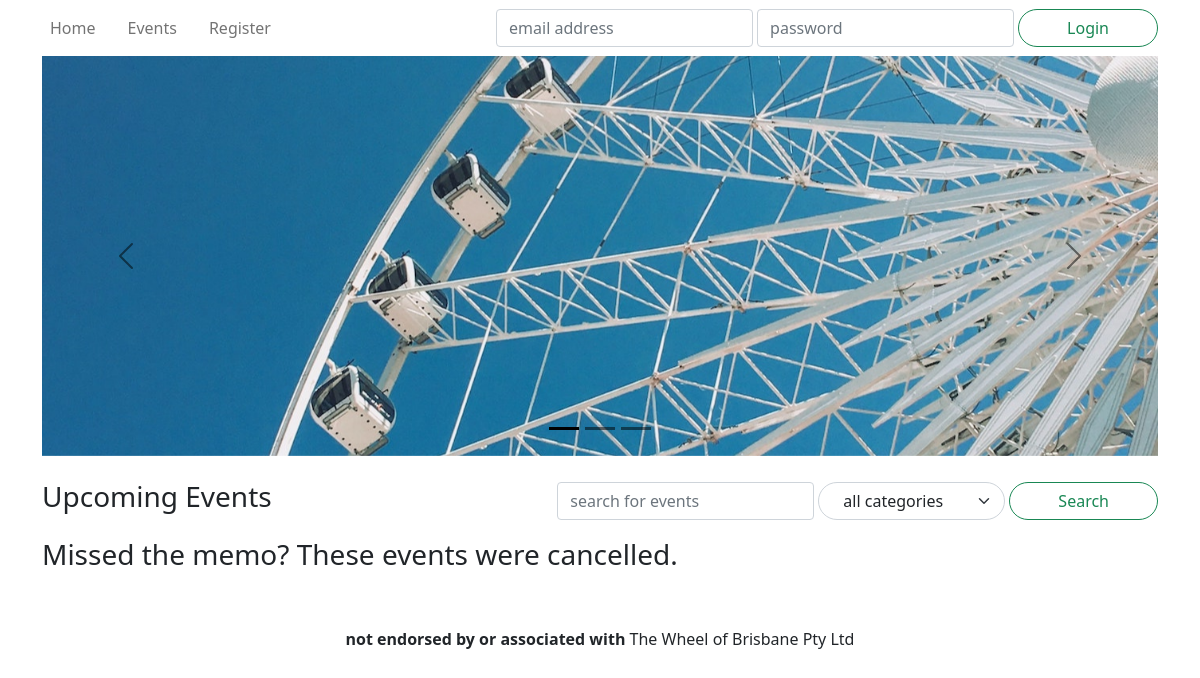
The app's page /, older data.
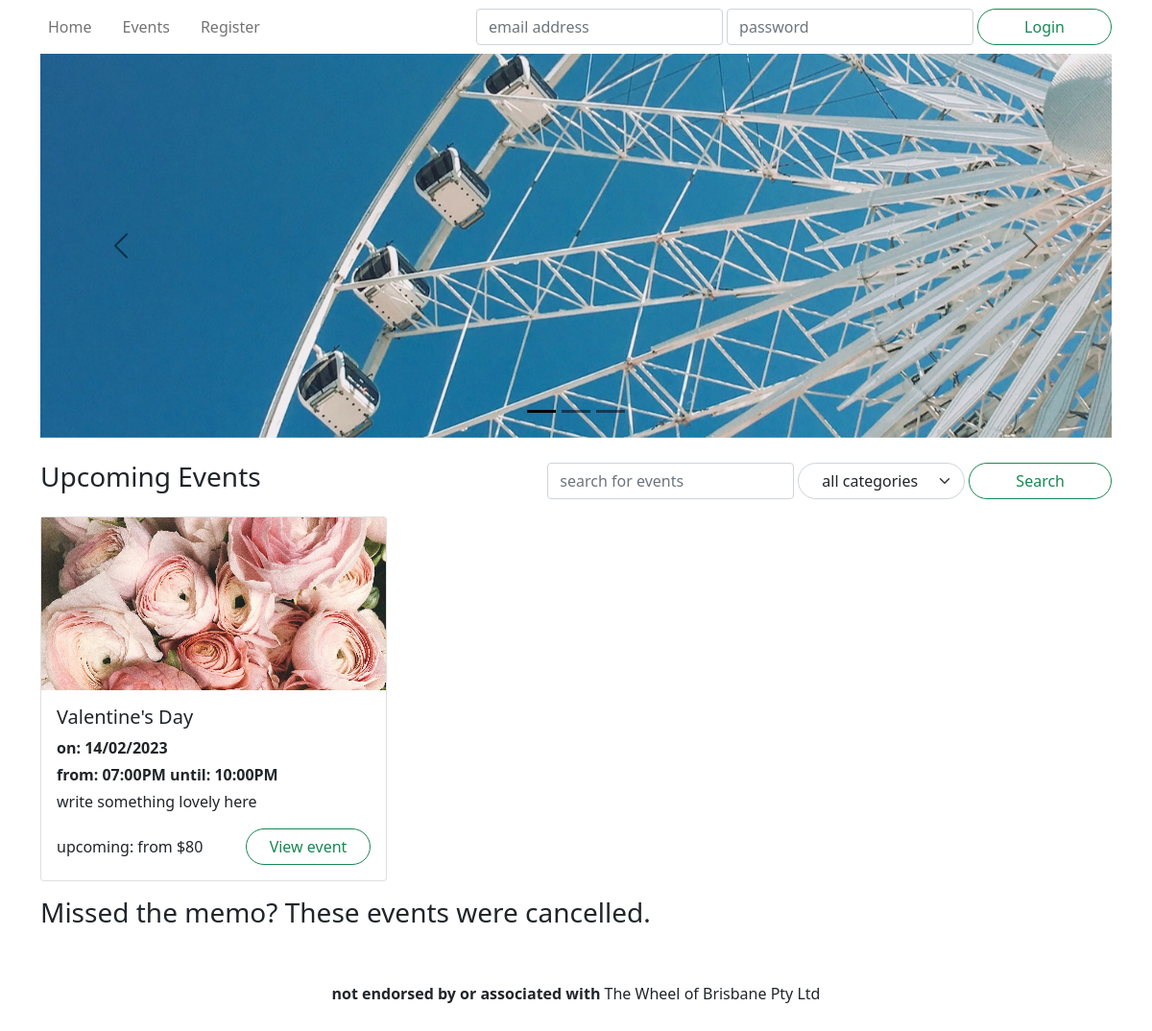
The same page, newer data.
### wheel/models.py (models this page shows, shortened)
class Event(db.Model):
    __tablename__ = 'events'
    id = db.Column(db.Integer, primary_key=True)
    name = db.Column(db.String(255), nullable=False)
    description = db.Column(db.Text)
    category = db.Column(db.String(40))
    status = db.Column(db.Enum('upcoming', 'inactive', 'cancelled', 'booked out'), nullable=False)
    image = db.Column(db.String(255))
    reviews = db.relationship('Review', backref='event')
    tickets = db.relationship('Ticket', backref='event')
    @staticmethod
    def getAllByStatus(status, limit=None):
        return Event.query.\
            join( Ticket ).\
            filter( Ticket.datetime > datetime.now() ).\
            filter( Event.status == status ).\
            group_by( Event.id ).\
            order_by( Ticket.datetime ).\
            limit( limit ).\
            all()
    @staticmethod
    def getAllCategories():
        return [event.category for event in Event.query.group_by('category').all()]
    def getFutureTickets(self):
        return list( filter( lambda ticket: ticket.datetime > datetime.now(), self.tickets ) )
    def getTicketsRange(self):
        tickets = self.getFutureTickets()
        numberOfTickets = len(tickets)
        if numberOfTickets == 0:
            return [numberOfTickets, None, None]
        min_ticket = reduce( lambda x, y: min(x, y, key=lambda ticket: ticket.datetime), tickets )
        max_ticket = reduce( lambda x, y: max(x, y, key=lambda ticket: ticket.datetime), tickets )
        return [numberOfTickets, min_ticket, max_ticket]
    def printTicketsDateRange(self):
        numberOftickets, min_ticket, max_ticket = self.getTicketsRange()
        if numberOftickets == 0:
            return ""
        min = min_ticket.datetime.strftime("%d/%m/%Y")
        max = max_ticket.datetime.strftime("%d/%m/%Y")
        if min == max:
            return f"on: {min}"
        return f"from: {min} until: {max}"
    def printTicketsTimeRange(self):
        numberOftickets, min_ticket, max_ticket = self.getTicketsRange()
        if numberOftickets == 0:
            return ""
        min = min_ticket.datetime.strftime("%I:%M%p")
        max = max_ticket.datetime.strftime("%I:%M%p")
        if numberOftickets == 1:
            return f"at: {min}"
        if numberOftickets == 2:
            return f"at: {min} and: {max}"
        return f"from: {min} until: {max}"
    def getTicketsPriceFrom(self):
        tickets = self.getFutureTickets()
        if len(tickets) == 0:
            return ""
        ticket = reduce( lambda x, y: min(x, y, key=lambda ticket: ticket.price), tickets )
        return f"from ${ticket.price}"
    def getStatusColour(self):
        return {
            'upcoming': 'success',
            'inactive': 'secondary',
            'booked out': 'secondary',
            'cancelled': 'danger'
        }[self.status]

class Ticket(db.Model):
    __tablename__ = 'tickets'
    id = db.Column(db.Integer, primary_key=True)
    datetime = db.Column(db.DateTime, nullable=False)
    price = db.Column(db.Integer, nullable=False)
    remaining = db.Column(db.Integer, nullable=False)
    event_id = db.Column(db.Integer, db.ForeignKey('events.id'))

### wheel/controllers/index.py (the view)
@index.route('/')
def get():
    upcoming = Event.getAllByStatus('upcoming', 3)
    cancelled = Event.getAllByStatus('cancelled', 3)
    form = SearchForm()
    form.category.choices = [("all", "all categories"), *[(category, category) for category in Event.getAllCategories()]]
    return render_template('index.html', upcoming=upcoming, cancelled=cancelled, form=form)

### wheel/forms.py
class SearchForm(FlaskForm):
    search = StringField('Search')
    category = SelectField('Category')

### wheel/templates/index.html (shortened to what this page needs)
{% extends 'base.html' %}
{% block hero %}
<div id="hero" class="carousel carousel-dark slide" data-bs-ride="carousel">
    <div class="carousel-indicators">
        <button type="button" class="active"
                data-bs-target="#hero" data-bs-slide-to="0"></button>
        <button type="button"
                data-bs-target="#hero" data-bs-slide-to="1"></button>
        <button type="button"
                data-bs-target="#hero" data-bs-slide-to="2"></button>
    </div>
    <div class="carousel-inner">
        <div class="carousel-item active">
            <div style="background-image: url('/static/images/bluesky.jpg');"></div>
        </div>
    </div>
    <button type="button" class="carousel-control-prev"
            data-bs-target="#hero" data-bs-slide="prev">
        <span class="carousel-control-prev-icon"></span>
    </button>
    <button type="button" class="carousel-control-next"
            data-bs-target="#hero" data-bs-slide="next">
        <span class="carousel-control-next-icon"></span>
    </button>
</div>
{% endblock %}
{% block content %}
<section>
    <header class="row mb-3">
        <h3 class="col">Upcoming Events</h3>
        <div class="col-6 col-md-auto my-auto">
            <form method="GET" action="{{ url_for('events.getAll') }}" class="d-flex flex-row gap-1 col-auto my-auto">
                {{ form.search(class="form-control w-auto", placeholder="search for events") }}
                {{ form.category(class="form-select rounded-pill ps-4 pe-5") }}
                <button class="btn btn-outline-success rounded-pill px-5" type="submit">Search</button>
            </form>
        </div>
    </header>
    <div class='row row-cols-1 row-cols-md-2 row-cols-xl-3 mb-3 g-3'>
        {% for event in upcoming %}
        <div class="col event">
            <article class="card">
                <a href="{{url_for('events.get', id=event.id)}}" class="card-image" style="background-image: url('{{ event.image }}'); background-position: top;"></a>
                <div class="card-body">
                    <h5 class="card-title">{{ event.name }}</h5>
                    <p class="mb-1"><strong>{{ event.printTicketsDateRange() }}</strong></p>
                    <p class="mb-1"><strong>{{ event.printTicketsTimeRange() }}</strong></p>
                    <p class="card-text">{{ event.description }}</p>
                    <div class="row">
                        <span class="col my-auto">{{ event.status }}{{ ": {}".format( event.getTicketsPriceFrom() ) if event.status == "upcoming" }}</span>
                        <span class="col-auto"><a href="{{url_for('events.get', id=event.id)}}" class="btn btn-outline-{{ event.getStatusColour() }} rounded-pill px-4">View event</a></span>
                    </div>
                </div>
            </article>
        </div>
        {% endfor %}
    </div>
</section>
<section>
    <header class="row mb-3">
        <h3 class="col-auto">Missed the memo? These events were cancelled.</h3>
    </header>
</section>
{% endblock %}

Row changes from the older to the newer data that the page shows:
added Event: image (picture), name "Valentine's Day", printTicketsDateRange "on: 14/02/2023", printTicketsTimeRange "from: 07:00PM until: 10:00PM", description "write something lovely here", status "upcoming", status.price ": from $80"
